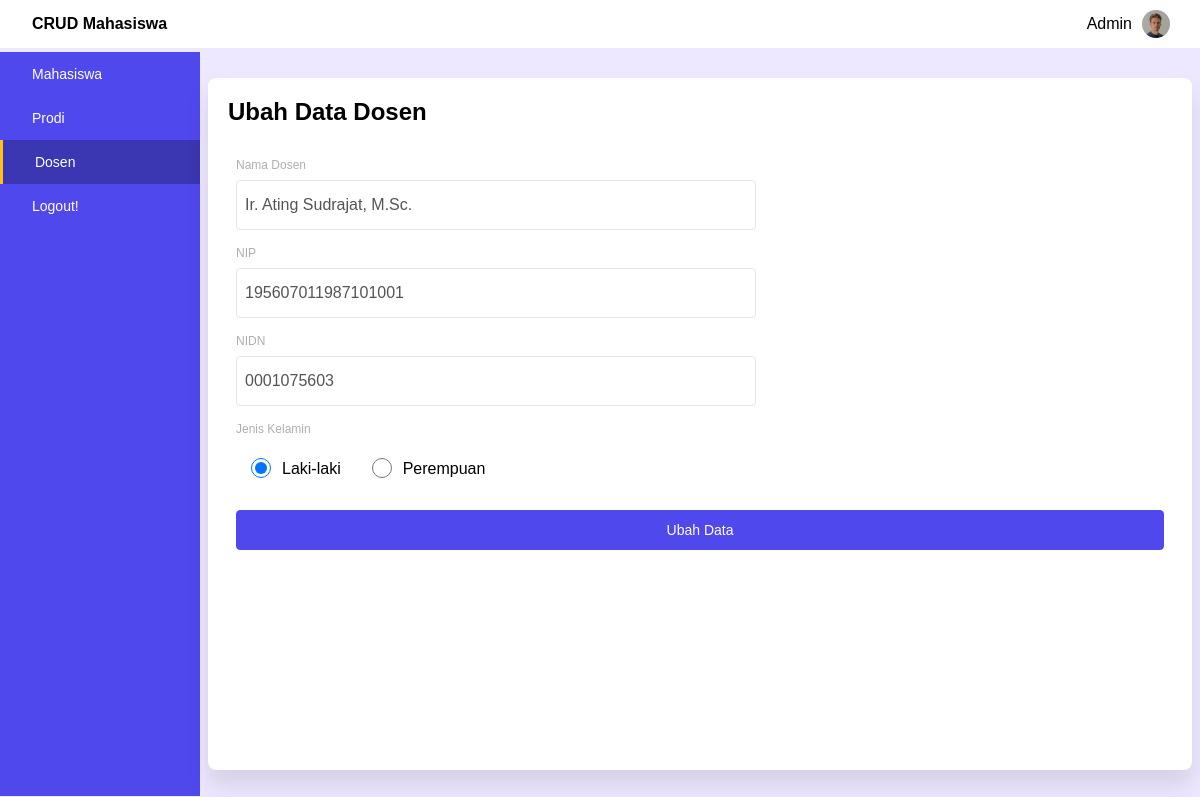
Page /ubahdosen.php?id=1 (signed in) on the committed database.
### tables this page shows
CREATE TABLE `dosen` (
  `id_dosen` int(11) NOT NULL,
  `nama_dosen` varchar(255) NOT NULL,
  `nip` varchar(50) NOT NULL,
  `nidn` varchar(50) NOT NULL,
  `jk` varchar(15) NOT NULL,
  `status` varchar(3) NOT NULL DEFAULT 'on'
);

### ubahdosen.php (the view, shortened to what this page needs)
<?php
require 'function.php';
$id_dosen = $_GET['id'];
$query = "SELECT * FROM dosen WHERE id_dosen=$id_dosen";
$result = $conn->query($query);
$data = $result->fetch();
if ($data['jk'] == "Laki-laki") {
	$laki = true;
}
?>
<!DOCTYPE html>
<html>
<head>
	<link rel="stylesheet" type="text/css" href="css/style.css">
</head>
<body>
	<div class="container">
		<header>
			<h2>CRUD Mahasiswa</h2>
			<div class="profil">
				<p><?= $_SESSION['nama']; ?></p>
				<img src="img/profile.png" alt="foto-profil">
			</div>
		</header>
		<main>
			<nav>
				<div class="mahasiswa">
					<a href="index.php">Mahasiswa</a>
				</div>
				<div class="prodi">
					<a href="prodi.php">Prodi</a>
				</div>
				<div class="dosen active">
					<a href="dosen.php">Dosen</a>
				</div>
				<div class="logout">
					<a href="logout.php">Logout!</a>
				</div>
			</nav>
			<article class="article">
				<h2 class="datamahasiswa">Ubah Data Dosen</h2>
				<form action="" method="post">
					<div class="input">
						<div class="input-group">
							<label for="nama">Nama Dosen</label>
							<input type="text" name="nama" id="nama" required autocomplete="off" value="<?= $data['nama_dosen']; ?>">
						</div>
						<div class="input-group">
							<label for="nip">NIP</label>
							<input type="text" name="nip" id="nip" required autocomplete="off" value="<?= $data['nip']; ?>">
						</div>
						<div class="input-group">
							<label for="nidn">NIDN</label>
							<input type="text" name="nidn" id="nidn" required autocomplete="off" value="<?= $data['nidn']; ?>">
						</div>
						<div class="input-group radio-btn">
							<label>Jenis Kelamin</label>
							<div class="radio-wrapper">
								<input type="radio" name="jk" value="Laki-laki" id="laki" class="radio" <?= (isset($laki)) ? 'checked' : '' ?>>
								<label for="laki">Laki-laki</label>
								<input type="radio" name="jk" value="Perempuan" id="perempuan" class="radio" <?= (isset($laki)) ? '' : 'checked' ?>>
								<label for="perempuan">Perempuan</label>
							</div>
						</div>
						<button type="submit" name="btn-ubah">Ubah Data</button>
					</div>
				</form>
			</article>
		</main>
	</div>
</body>
</html>

### css/style.css (style rules this page uses)
* { margin: 0; padding: 0; box-sizing: border-box; text-decoration: none; }
body { font-family: sans-serif; }
.container { height: 100vh; width: 100vw; display: flex; background-color: #EDE7FF; flex-wrap: wrap; }
header { width: 100%; height: 48px; background-color: #fff; display: flex; justify-content: space-between; align-items: center; padding-left: 32px; padding-right: 20px; }
header h2 { font-size: 16px; font-weight: 600; }
.profil { display: flex; height: 100%; align-items: center; }
.profil img { width: 28px; height: 28px; border-radius: 50%; margin: 10px; }
main { width: 100%; height: 93%; display: flex; }
main nav { width: 200px; background-color: #4F48ED; height: 100%; display: flex; flex-direction: column; color: white; }
main nav div { height: 44px; width: 100%; display: flex; align-items: center; padding-left: 32px; font-size: 14px; font-weight: 520; }
main nav .active { background-color: #3B36B2; }
main nav .active::before { content: ''; position: relative; left: -32px; height: 100%; width: 3px; background-color: #FFBE1A; }
main nav div a { text-decoration: none; color: inherit; width: 100%; }
.article { margin: auto; width: 82%; height: 93%; background-color: #fff; border-radius: 8px; padding: 20px; box-shadow: 0 15px 25px rgba(0, 0, 0, 0.1); }
.input { margin-top: 24px; font-size: 12px; color: #AEAEAE; display: flex; flex-wrap: wrap; justify-content: space-between; }
.input input, .input select { height: 50px; width: 520px; margin-top: 8px; font-size: 16px; color: #545454; padding-left: 8px; border: 1.2px solid #E5E5E5; border-radius: 4px; }
.article .input-group .radio-wrapper { height: 50px; width: 520px; display: flex; align-items: center; padding-top: 5px; }
.input-group { display: flex; flex-direction: column; margin: 8px; }
.article .input button { background-color: #4F48ED; color: #fff; width: 100%; border: 1.2px solid #4F48ED; border-radius: 4px; height: 40px; font-size: 14px; margin: 16px 8px; cursor: pointer; }
.article .input-group .radio { height: 20px; width: 50px; }
.article .input-group.radio-btn label:nth-child(2), .article .input-group.radio-btn label:last-child { font-size: 16px; color: #000; margin-top: 11px; margin-left: -4px; }
.article .input-group.radio-btn div .radio:nth-child(3) { margin-left: 16px; }

### rows in the picture
dosen: nama "Ir. Ating Sudrajat, M.Sc.", nip "195607011987101001", nidn "0001075603"

### other values in the picture
$_SESSION['nama'] "Admin"
